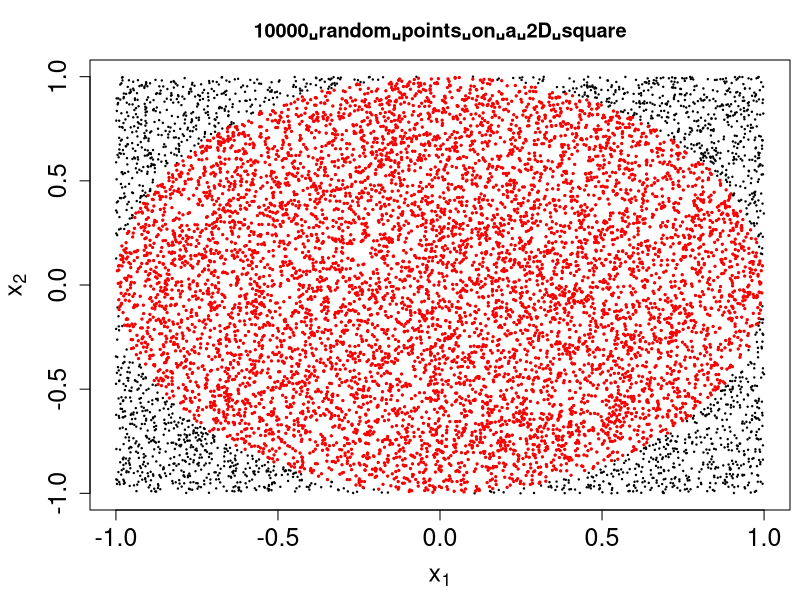

Generate this figure with R:
# Fig. 3.1: R code

#R simulation to estimate the area of a unit disc #in a 2-dimensional space
rm(list=ls())#remove the R console history
N <- 10000
x <- y <- matrix(runif(2*N, -1, 1), ncol=2)
k <- 0
for(i in 1:N){
  if((t(x[i,])%*%x[i,]) < 1) {
    k<-k+1
    y[k,]=x[i,]
  }
}

#r=k/N is the ratio of points inside the ball to the #total number of points. r*2^2 is the ball’s volume #since 2^2 is the total volume of the square of side #equal to the diameter of the disk.
(k/N)*2^2
#[1] 3.1412 approximate value of pi
k #[1] 7853
  
par(mar=c(4.5,4.5,3,0.5))
#Plot all the 10000 points x[1:N,] inside the square 
plot(x,pch=19, 
     cex=0.2, 
     xlim=c(-1,1),
     ylim=c(-1,1), 
     xlab=expression("x"[1]), 
     ylab=expression("x"[2]), 
     cex.lab=1.5, 
     cex.axis=1.5, 
     main="10000␣random␣points␣on␣a␣2D␣square")

#Plot 7853 red points y[1:k,] inside the unit circle 
points(y[1:k,],pch=19, cex=0.3,col="red")